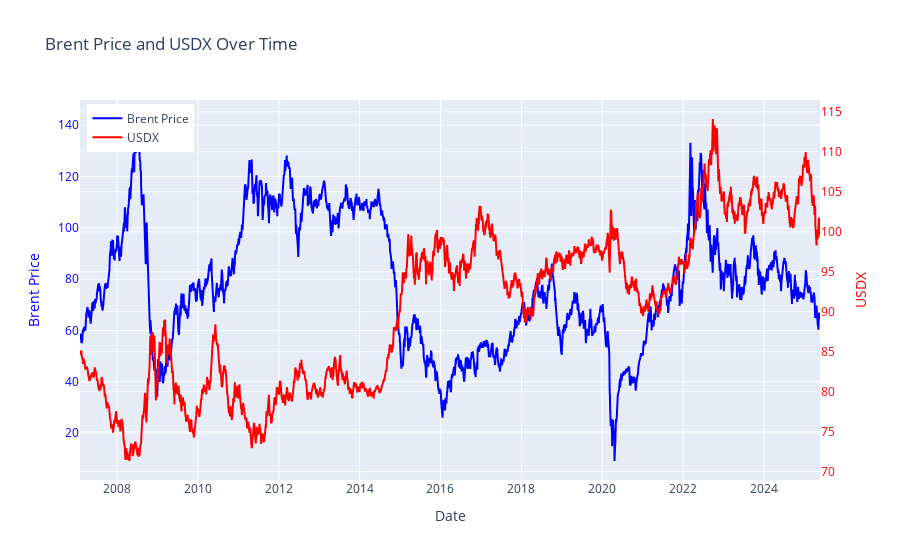

Notebook code for this chart:
### Markdown cell above
## Brent Price and USDX

### Code cell
import plotly.graph_objects as go

fig = go.Figure()

# First line - Brent Price (left y-axis)
fig.add_trace(go.Scatter(
    x=df_dataset["observation_date"],
    y=df_dataset["BrentPrice"],
    name="Brent Price",
    yaxis="y1",
    line=dict(color="blue")
))

# Second line - USDX (right y-axis)
fig.add_trace(go.Scatter(
    x=df_dataset["observation_date"],
    y=df_dataset["USDX_price"],
    name="USDX",
    yaxis="y2",
    line=dict(color="red")
))

# Layout with two y-axes
fig.update_layout(
    title="Brent Price and USDX Over Time",
    xaxis=dict(title="Date"),
    yaxis=dict(
        title="Brent Price",
        titlefont=dict(color="blue"),
        tickfont=dict(color="blue")
    ),
    yaxis2=dict(
        title="USDX",
        titlefont=dict(color="red"),
        tickfont=dict(color="red"),
        overlaying="y",
        side="right"
    ),
    legend=dict(x=0.01, y=0.99)
)

fig.show()

### Figure 1 — Plotly figure (JSON) as saved in the notebook; plotly's stock layout.template omitted (floating-point values rounded to 4 significant figures; data arrays with more than 128 entries replaced by an {"elided": "..."} marker saying what was removed)
{"data": [{"line": {"color": "blue"}, "name": "Brent Price", "type": "scatter", "x": {"elided": "3327 str values"}, "y": {"elided": "3327 float values"}, "yaxis": "y"}, {"line": {"color": "red"}, "name": "USDX", "type": "scatter", "x": {"elided": "3327 str values"}, "y": {"elided": "3327 float values"}, "yaxis": "y2"}], "layout": {"legend": {"x": 0.01, "y": 0.99}, "title": {"text": "Brent Price and USDX Over Time"}, "xaxis": {"title": {"text": "Date"}}, "yaxis": {"tickfont": {"color": "blue"}, "title": {"font": {"color": "blue"}, "text": "Brent Price"}}, "yaxis2": {"overlaying": "y", "side": "right", "tickfont": {"color": "red"}, "title": {"font": {"color": "red"}, "text": "USDX"}}}}
